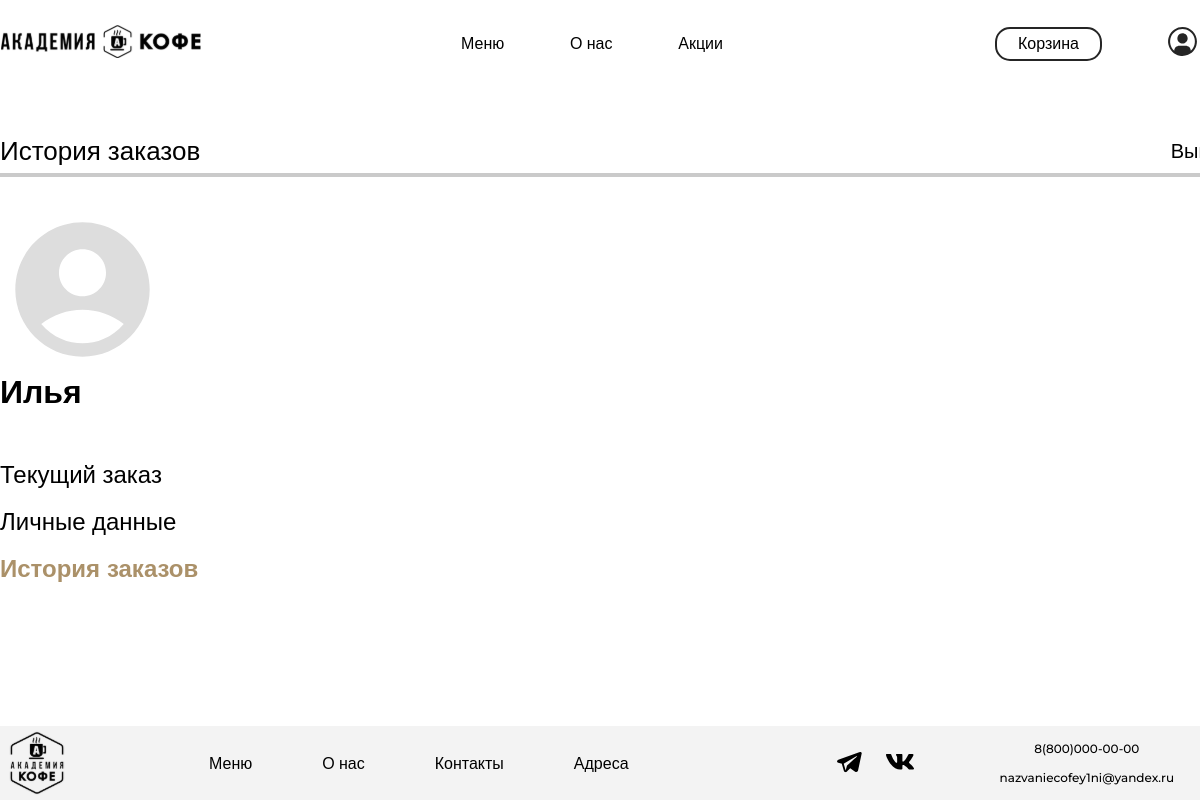
The app's page /history/ (signed in), older data.
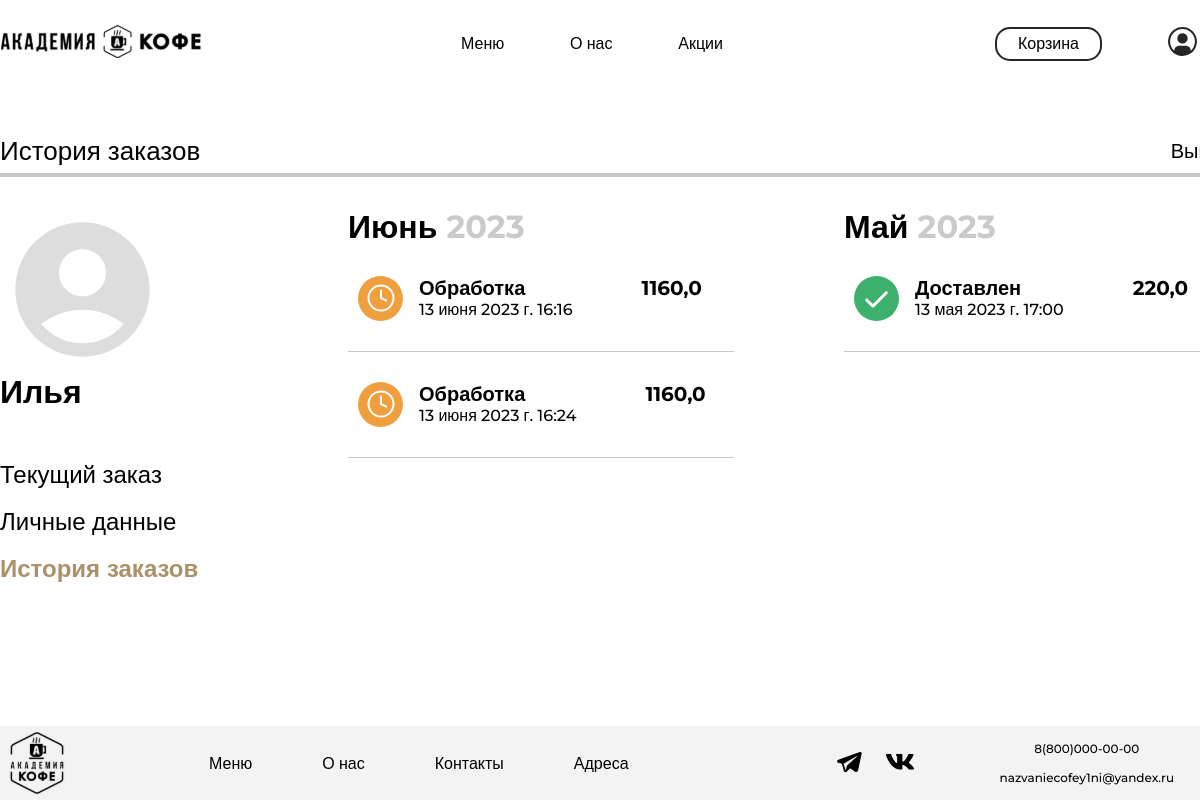
The same page, newer data.
### academyCoffee/models.py (models this page shows, shortened)
class User(AbstractUser):
    regions = [
        ('Красноярск', 'Красноярск'),
        ('Москва', 'Москва'),
        ('Санкт-Петерург', 'Санкт-Петерург'),
        ('Новосибирск', 'Новосибирск'),
    ]
    region = models.TextField('Регион', max_length=50, choices=regions, blank=True)
    PNumber = PhoneNumberField('Номер телефона', blank=False, null=False, unique=True, region="RU")
    DateOfBirth = models.DateField("День рождения", default=timezone.now)
    USERNAME_FIELD = "PNumber"
    REQUIRED_FIELDS = ["email"]

class Order(models.Model):
    CREATED = 0
    COOKING = 1
    PREPARED = 2
    DELIVERED = 3
    STATUSES = (
        (CREATED, 'Обработка'),
        (COOKING, 'Готовим'),
        (PREPARED, 'Можно забирать'),
        (DELIVERED, 'Доставлен'),
    )
    basket_history = models.JSONField(default=dict)
    created = models.DateTimeField(default=timezone.now)
    user = models.ForeignKey(to=User, on_delete=models.CASCADE)
    status = models.SmallIntegerField(default=CREATED, choices=STATUSES)
    address = models.CharField('Адрес', max_length=100)

### academyCoffee/views.py (the view)
# urls.py: path('history/', views.OrderListView.as_view(), name='orderhistory'),
class OrderListView(TitleMixin, ListView):
    template_name = 'main/orderhistory.html'
    title = 'История заказов'
    queryset = Order.objects.all()
    dates = [1, 2, 3, 4, 5, 6, 7, 8, 9, 10, 11, 12]
    def get_queryset(self):
        queryset = super(OrderListView, self).get_queryset()
        return queryset.filter(user=self.request.user)
    def get_context_data(self, **kwargs):
        context = super(OrderListView, self).get_context_data()
        context['dates'] = self.dates
        context['orderdates'] = Order.objects.filter(user=self.request.user).annotate(
            month=TruncMonth('created')).values('month').distinct()
        return context

### academyCoffee/common/views.py (called while the page is built)
    def get_context_data(self, **kwargs):
        context = super(TitleMixin, self).get_context_data(**kwargs)
        context['title'] = self.title
        return context

### academyCoffee/templates/main/orderhistory.html (shortened to what this page needs)
{% extends 'main/base.html' %}
{% load static %}
{% block style %}
    <link rel="stylesheet" href="{% static 'orderhistory/css/style.css' %}">
{% endblock %}
{% block content %}
    <main>
        <div class="up-line-container">
            <h2 class="personal-up-title">История заказов</h2>
            <a class="log-out">Выйти</a>
        </div>
        <div class="personal-line"></div>
        <div class="main-container">
            <div class="personal-account-left-container">
                <img class="personal-avatar" src="{% static 'personalaccount/img/avatar_account.svg' %}" width="120"
                     height="120">
                <p class="personal-name">{{ user.first_name }}</p>
                <ul class="personal-account-nav-list">
                    <li class="personal-account-nav-list-item">
                        <a class="personal-account-nav-link" href="#">
                            Текущий заказ
                        </a>
                    </li>
                    <li class="personal-account-nav-list-item">
                        <a class="personal-account-nav-link" href="{% url 'profile' user.id %}">
                            Личные данные
                        </a>
                    </li>
                    <li class="personal-account-nav-list-item">
                        <a class="personal-account-nav-link active-link">
                            История заказов
                        </a>
                    </li>
                </ul>
            </div>
            <div class="order-history-left-container">
                <ul class="months-list">
                    {% for orderdate in orderdates %}
                        <li class="months-list-item">
                            {% if orderdate.month.month == 5 %}
                                <h3>
                                    Май <span class="low-opacity-text">{{ orderdate.month.year }}</span>
                                </h3>
                            {% endif %}
                            {% if orderdate.month.month == 6 %}
                                <h3>
                                    Июнь <span class="low-opacity-text">{{ orderdate.month.year }}</span>
                                </h3>
                            {% endif %}
                            <ul class="order-list">
                                {% for order in object_list %}
                                    {% if order.created.month == orderdate.month.month %}
                                        <li class="order-list-item waiting">
                                            <div class="order-list-item-container">
                                                <img class="status-image"
                                                        {% if order.status == 0 %}
                                                     src="{% static 'orderhistory/img/waiting.svg' %}"
                                                        {% elif order.status == 1 %}
                                                     src="{% static 'orderhistory/img/waiting.svg' %}"
                                                        {% elif order.status == 2 %}
                                                     src="{% static 'orderhistory/img/waiting.svg' %}"
                                                        {% elif order.status == 3 %}
                                                     src="{% static 'orderhistory/img/done.svg' %}"
                                                        {% endif %}>
                                                <div class=" order-list-item-middle-container">
                                                    <p class="status-text">{{ order.get_status_display }}</p>
                                                    <p class="order-date">{{ order.created }}</p>
                                                </div>
                                                <p class="total-price">{{ order.basket_history.total_sum }}</p>
                                            </div>
                                            <div class="order-list-line"></div>
                                        </li>
                                    {% endif %}
                                {% endfor %}
                            </ul>
                        </li>
                    {% endfor %}
                </ul>
            </div>
        </div>
    </main>
{% endblock %}

### academyCoffee/templates/main/base.html (shortened to what this page needs)
{% load static %}
<!DOCTYPE html>
<html lang="ru">
<head>
    <link rel="stylesheet" href="{% static 'base/css/base.css' %}">
    {% block style %}
    {% endblock %}
</head>
<body>
<header class="main-header">
    <nav class="nav-bar">
        <a href="{% url 'home' %}"><img class="nav-bar-item logo" src="{% static 'base/img/logo.svg' %}" width="200"
                                        height="33"
                                        alt="Логотип"></a>
        <div class="container-middle">
            <a class="nav-bar-item" href="{% url 'menu' %}">Меню</a>
            <a class="nav-bar-item" href="{% url 'about' %}">О нас</a>
            <a class="nav-bar-item" href="{% url 'stocks' %}">Акции</a>
        </div>
        {% if user.is_authenticated %}
            <div class="container-right">
                <a class="nav-bar-item cart" href="{% url 'cart' %}">Корзина</a>
                <a class="nav-bar-item" href="{% url 'profile' user.id %}">
                    <img src="{% static 'base/img/personal_account.svg' %}" width="33" height="33" alt="Личный кабинет">
                </a>
            </div>
        {% else %}
            <div class="container-right">
                <a class="nav-bar-item cart" href="{% url 'login' %}">Войти</a>
            </div>
        {% endif %}
    </nav>
</header>
{% block content %}
{% endblock %}
<footer class="main-footer">
    <div class="main-footer-container">
        <a href="{% url 'home' %}"><img class="bottom-logo" src="{% static 'base/img/bottom_logo.svg' %}" width="74"
                                        height="74" alt="Логотип"></a>
        <ul class="main-footer-nav">
            <li>
                <a href="{% url 'menu' %}" class="main-footer-link">Меню</a>
            </li>
            <li>
                <a href="{% url 'about' %}" class="main-footer-link">О нас</a>
            </li>
            <li>
                <a href="#" class="main-footer-link">Контакты</a>
            </li>
            <li>
                <a href="#" class="main-footer-link">Адреса</a>
            </li>
        </ul>
        <ul class="socials-list">
            <li>
                <a href="#"><img src="{% static 'base/img/telegram.svg' %}" width="31" height="28" alt="Телеграм"></a>
            </li>
            <li>
                <a href="#"><img src="{% static 'base/img/vk.svg' %}" width="30" height="28" alt="VK"></a>
            </li>
        </ul>
        <div class="contacts">
            <a href="tel:+78000000000">8(800)000-00-00</a>
            <a href="mailto:nazvaniecofeyni@yandex.ru">nazvaniecofey1ni@yandex.ru</a>
        </div>
    </div>
</footer>
</body>
</html>

### academyCoffee/static/base/css/base.css (style rules this page uses)
* { font-family: 'Montserrat', Arial, sans-serif; }
main { min-width: 1230px; margin: 0 auto auto; flex-grow: 1; }
html { scroll-behavior: smooth; }
p,h1,h2,h3,h4,h5,h6 { margin: 0; }
body { margin: 0 0 0 0; padding: 0; font-size: 20px; font-weight: 500; line-height: 20px; display: flex; flex-direction: column; justify-content: space-between; align-items: center; min-height: 100vh; }
a { color: black; text-decoration: none; }
ul { padding: 0; margin: 0; list-style: none; }
.main-header { width: 1198px; margin: 25px auto 65px; font-size: 16px; }
.nav-bar { display: flex; flex-wrap: wrap; align-items: center; }
.logo { width: 200px; margin-right: 260px; align-items: center; }
.container-middle { width: 262px; margin-right: 272px; display: flex; justify-content: space-between; gap: 54px; align-items: center; }
.container-right { width: 204px; display: flex; justify-content: space-between; align-items: center; }
.cart { border: 2px solid #252525; border-radius: 15px; padding: 5px 21px; }
.main-footer { margin: 65px auto 0; background: #F3F3F3; max-width: none; width: 100%; }
.main-footer-container { width: 1230px; display: flex; align-items: center; margin: 0 auto; }
.bottom-logo { display: block; margin-right: 135px; }
.main-footer-nav { padding: 0; list-style: none; display: flex; gap: 70px; margin: 0 205px 0 0; }
.main-footer-link { font-size: 16px; line-height: 20px; }
.socials-list { padding: 0; list-style: none; display: flex; gap: 20px; margin: 0 85px 0 0; }
.contacts { display: flex; align-items: center; flex-direction: column; font-size: 12px; line-height: 15px; gap: 14px; }

### academyCoffee/static/orderhistory/css/style.css (style rules this page uses)
.up-line-container { display: flex; justify-content: space-between; height: 45px; align-items: center; }
.personal-up-title { font-style: normal; font-weight: 500; font-size: 26px; line-height: 32px; margin: 0; }
.personal-line { border: 2px solid #CACACA; }
.main-container { display: flex; justify-content: space-between; margin-top: 30px; }
.personal-account-left-container { width: 255px; display: flex; flex-direction: column; margin-right: 89px; }
.personal-avatar { padding: 15px; width: 135px; height: 135px; display: block; }
.personal-name { font-weight: 700; font-size: 32px; line-height: 39px; margin: 0 0 49px; }
.personal-account-nav-list { display: flex; gap: 18px; flex-direction: column; }
.personal-account-nav-list a { font-size: 24px; line-height: 29px; }
.active-link { pointer-events: none; cursor: default; color: #AB9169; font-weight: bold; }
.months-list { display: flex; gap: 110px }
.months-list-item { width: 386px; }
.months-list-item h3 { font-style: normal; font-weight: 700; font-size: 32px; line-height: 39px; margin-bottom: 30px; }
.low-opacity-text { color: #CACACA; }
.order-list-item-container { display: flex; }
.status-image { margin: 0 16px 0 10px; }
.order-list-item-middle-container { margin-right: 69px; }
.status-text { font-style: normal; font-weight: 700; font-size: 20px; line-height: 24px; }
.order-date { font-style: normal; font-weight: 500; font-size: 16px; line-height: 20px; }
.total-price { font-style: normal; font-weight: 700; font-size: 20px; line-height: 24px; }
.order-list-line { width: 386px; border-bottom: 1px solid #CACACA; margin: 30px 0; }

Row changes from the older to the newer data that the page shows:
added Order: status "Обработка", created "13 июня 2023 г. 16:16", basket_history.total_sum "1160,0", shown under "2023"
added Order: status "Обработка", created "13 июня 2023 г. 16:24", basket_history.total_sum "1160,0", shown under "2023"
added Order: status "Доставлен", created "13 мая 2023 г. 17:00", basket_history.total_sum "220,0", shown under "2023"
Text that changed along with them:
new list line: "Июнь 2023"
new list line: "Май 2023"
